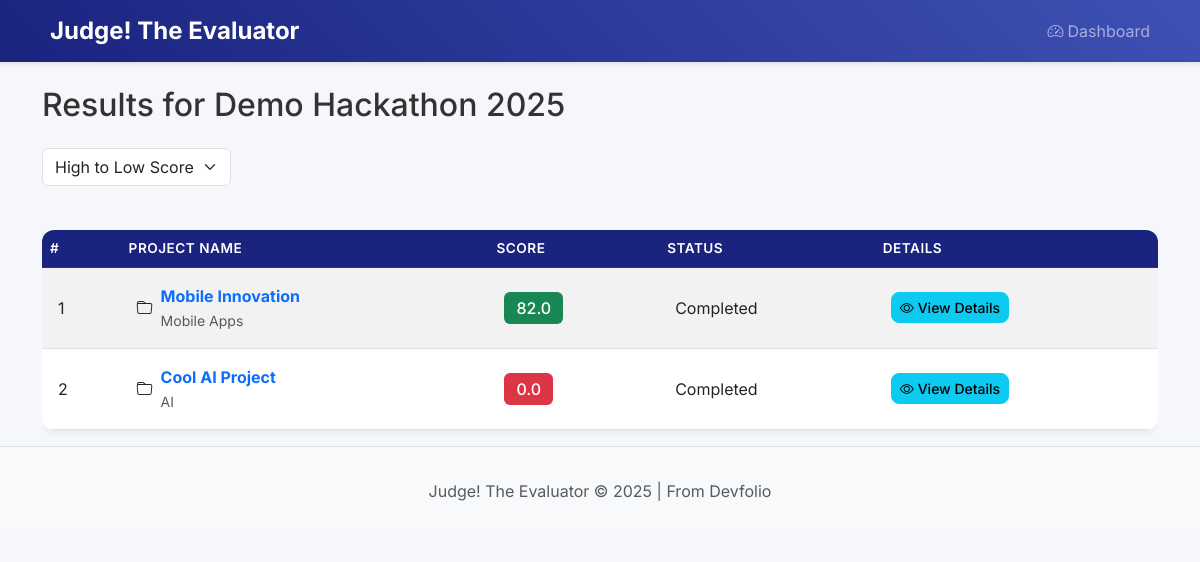
Page /results/1 on the earlier database version.
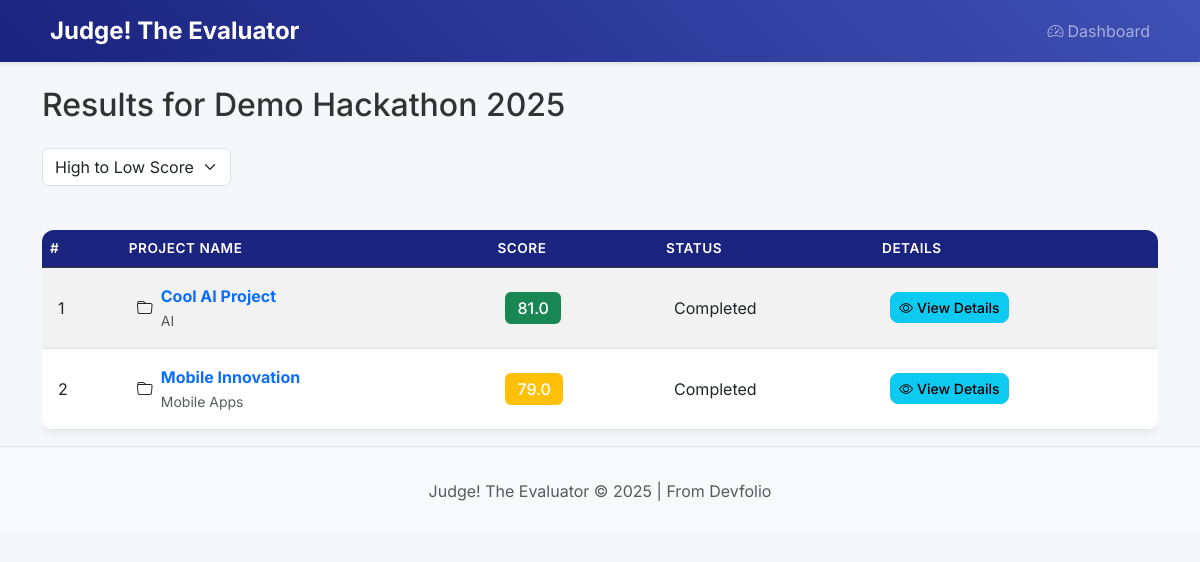
Same page on the later database version.
### app/models/database.py (models this page shows)
class Project(db.Model):
    id = db.Column(db.Integer, primary_key=True)
    hackathon_id = db.Column(db.Integer, db.ForeignKey('hackathon.id'), nullable=False)
    name = db.Column(db.String(100), nullable=False)
    devfolio_link = db.Column(db.String(200), nullable=False)
    github_link = db.Column(db.String(200), nullable=False)
    video_link = db.Column(db.String(200), nullable=False)
    tracks = db.Column(db.String(200))
    deployed_link = db.Column(db.String(200))
    score = db.Column(db.Float, default=0.0)
    evaluation_status = db.Column(db.String(20), default='pending')
    evaluation_details = db.Column(db.Text)
    created_at = db.Column(db.DateTime, default=datetime.utcnow)

### app/main.py (the view)
@app.route('/results/<int:hackathon_id>')
def results(hackathon_id):
    hackathon = Hackathon.query.get_or_404(hackathon_id)
    sort_order = request.args.get('sort', 'score_desc')
    query = Project.query.filter_by(hackathon_id=hackathon_id)
    if sort_order == 'score_desc':
        projects = query.order_by(Project.score.desc()).all()
    elif sort_order == 'score_asc':
        projects = query.order_by(Project.score.asc()).all()
    else:
        projects = query.all()
    return render_template('results.html', hackathon=hackathon, projects=projects, sort_order=sort_order)

### app/templates/results.html (shortened to what this page needs)
{% extends "base.html" %}
{% block content %}
<h2 class="mb-4">Results for {{ hackathon.name }}</h2>
<div class="d-flex justify-content-between align-items-center mb-4">
    <div>
        <select class="form-select" onchange="window.location.href='/results/{{ hackathon.id }}?sort='+this.value">
            <option value="score_desc" {{ 'selected' if sort_order == 'score_desc' }}>High to Low Score</option>
        </select>
    </div>
</div>
<div class="table-responsive">
    <table class="table table-striped table-hover">
        <thead class="table-dark">
            <tr>
                <th>#</th>
                <th>Project Name</th>
                <th>Score</th>
                <th>Status</th>
                <th>Details</th>
            </tr>
        </thead>
        <tbody>
            {% for project in projects %}
            <tr>
                <td>{{ loop.index }}</td>
                <td>
                    <div class="d-flex align-items-center">
                        <i class="bi bi-folder me-2"></i>
                        <div>
                            <a href="{{ project.devfolio_link }}" target="_blank" class="text-decoration-none fw-bold">{{ project.name }}</a>
                            {% if project.tracks %}
                                <br><small class="text-muted">{{ project.tracks }}</small>
                            {% endif %}
                        </div>
                    </div>
                </td>
                <td>
                    <span class="badge bg-{% if project.score >= 80 %}success{% elif project.score >= 60 %}warning{% else %}danger{% endif %} fs-6">
                        {{ project.score|round(1) }}
                    </span>
                </td>
                <td>{{ project.evaluation_status|title }}</td>
                <td>
                    <button class="btn btn-sm btn-info" onclick="showDetails('{{ project.id }}')">
                        <i class="bi bi-eye me-1"></i>View Details
                    </button>
                </td>
            </tr>
            {% endfor %}
        </tbody>
    </table>
</div>
{% endblock %}

Differences in the rows shown:
changed Project "Cool AI Project": score "0.0" → "81.0"; moves up the list
changed Project "Mobile Innovation": score "82.0" → "79.0"
